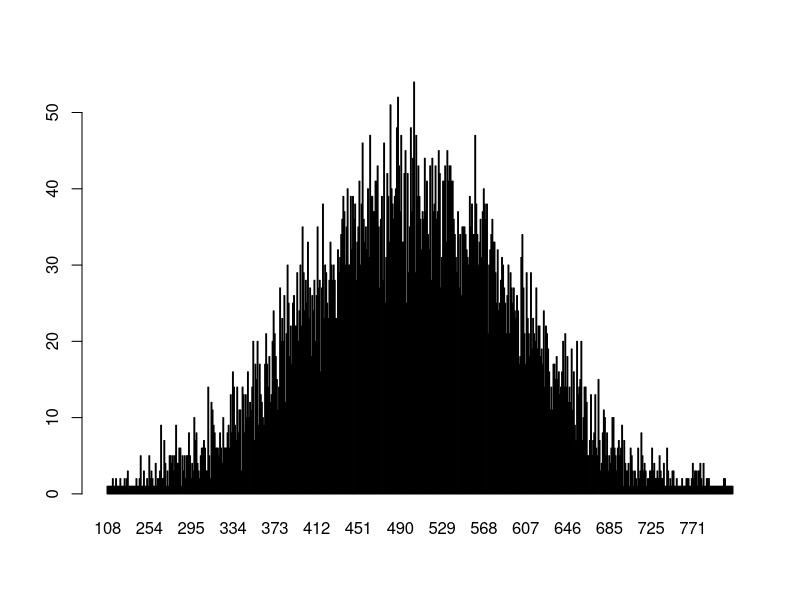

Here is the R script that generated this plot:
#Basic

#3. Write a R program to create a sequence of numbers from 20 to 50 and find the mean of numbers from 20 to 60 and sum of numbers from 51 to 91.
seq(20,50)
mean(seq(20,60))
sum(seq(51,91))


#4. Write a R program to create a vector which contains 10 random integer values between -50 and +50.
v1= sample(-50:50, size=10)
v1

#5. Write a R program to get the first 10 Fibonacci numbers
Fibonacci <- numeric(10)
Fibonacci[1] <- Fibonacci[2] <- 1
for (i in 3:10) Fibonacci[i] <- Fibonacci[i - 2] + Fibonacci[i - 1] #coge las posiciones
print("First 10 Fibonacci numbers:")
print(Fibonacci)

#7. Write a R program to print the numbers from 1 to 100 and print "Fizz" for multiples of 3, print "Buzz" for multiples of 5, and print "FizzBuzz" for multiples of both
v2= 1:100
for (i in v2){
  if (i%%3==0 & i%%5==0){
    print("FizzBuzz")
  }
  else if(i%%5==0){
    print("Buzz")
  }
  else if (i%% 3== 0){
    print("Fizz")
  }
}

#9. Write a R program to find the factors of a given number.
factors = function(x){
  for(i in 1:x){
    if (x%% i==0){
      print(i)
    }
  }
}
factors(3)

#10. Write a R program to find the maximum and the minimum value of a given vector.
my_vector = function(v){
  print(paste("Max",max(v)))
  print(paste("Min",min(v)))
}
my_vector(v= c(2,58,39,20))

#13. Write a R program to create a list of random numbers in normal distribution and count occurrences of each value.
my_list = function(n){
  list(sample(n))
  
}
my_list(8)

#No entiendo la solución 
d= floor(rnorm(10))
table(d)


#15. Write a R program to create three vectors numeric data, character data and logical data. Display the content of the vectors and their type.
v1= c(2,5,79)
v_1= vector("numeric")
print(v1)
print(paste("Clase de v1:", typeof(v_1)))

v2 = c("Perro", "gato", "pajaro")
v_2 = vector("character")
print(v2)
print(paste("Clase de v1:", typeof(v_2)))
v3= c(TRUE, FALSE, FALSE)
v_3= vector("logical")
print(v3)
print(paste("Clase de v1:", typeof(v_3)))


#22. Write a R program to create  bell curve of a random normal distribution.
n = floor(rnorm(10000, 500, 100))
t = table(n)
barplot(t)
#25. Write a R program to create a Dataframes which contain details of 5 employees and display the details
Employees = data.frame(Name = c("Mar","Rosa", "Pedro","Ramiro"),
                       Surname= c("Delgado", "Martin", "Perez", "Hernandez"),
                       Gender=c("F","F","M","M"),
                       Age=c(23,22,25,26))
                   
Employees

#26. Write a R program to create a Data Frames which contain details of 5 employees and display summary of the data
summary(Employees)